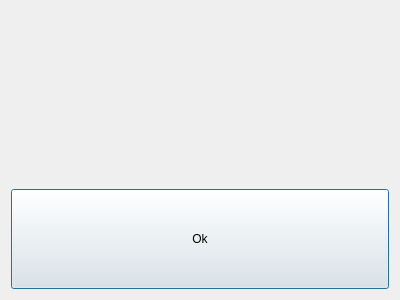
<?xml version="1.0" encoding="UTF-8"?>
<ui version="4.0">
 <class>ErrorDialog</class>
 <widget class="QDialog" name="ErrorDialog">
  <property name="geometry">
   <rect>
    <x>0</x>
    <y>0</y>
    <width>400</width>
    <height>300</height>
   </rect>
  </property>
  <property name="windowTitle">
   <string>Dialog</string>
  </property>
  <property name="styleSheet">
   <string notr="true"/>
  </property>
  <layout class="QVBoxLayout" name="verticalLayout">
   <item>
    <widget class="QLabel" name="label">
     <property name="sizePolicy">
      <sizepolicy hsizetype="Preferred" vsizetype="MinimumExpanding">
       <horstretch>0</horstretch>
       <verstretch>0</verstretch>
      </sizepolicy>
     </property>
     <property name="font">
      <font>
       <pointsize>9</pointsize>
      </font>
     </property>
     <property name="text">
      <string>&lt;font color='white&gt;Save failed. 
Unable to save the data to the storage folder.&lt;/font&gt;</string>
     </property>
     <property name="alignment">
      <set>Qt::AlignCenter</set>
     </property>
     <property name="wordWrap">
      <bool>true</bool>
     </property>
    </widget>
   </item>
   <item>
    <spacer name="verticalSpacer">
     <property name="orientation">
      <enum>Qt::Vertical</enum>
     </property>
     <property name="sizeHint" stdset="0">
      <size>
       <width>20</width>
       <height>40</height>
      </size>
     </property>
    </spacer>
   </item>
   <item>
    <widget class="QPushButton" name="pushButton">
     <property name="sizePolicy">
      <sizepolicy hsizetype="Minimum" vsizetype="Minimum">
       <horstretch>0</horstretch>
       <verstretch>0</verstretch>
      </sizepolicy>
     </property>
     <property name="minimumSize">
      <size>
       <width>0</width>
       <height>100</height>
      </size>
     </property>
     <property name="font">
      <font>
       <pointsize>9</pointsize>
      </font>
     </property>
     <property name="text">
      <string>Ok</string>
     </property>
    </widget>
   </item>
  </layout>
 </widget>
 <resources/>
 <connections>
  <connection>
   <sender>pushButton</sender>
   <signal>clicked()</signal>
   <receiver>ErrorDialog</receiver>
   <slot>accept()</slot>
   <hints>
    <hint type="sourcelabel">
     <x>199</x>
     <y>245</y>
    </hint>
    <hint type="destinationlabel">
     <x>199</x>
     <y>149</y>
    </hint>
   </hints>
  </connection>
 </connections>
</ui>
